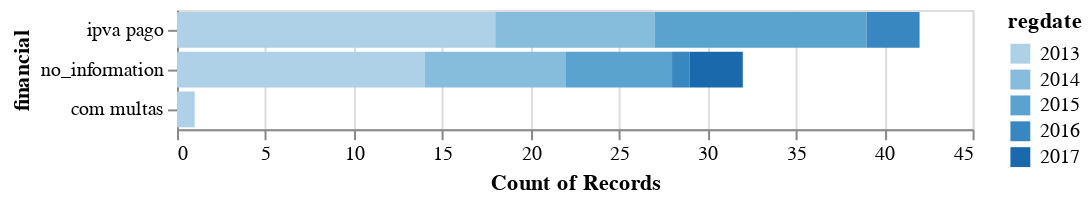

The notebook cell saved with this chart:
### Code cell
financial_regdate(df)

### Figure 1 — Vega-Lite specification as saved in the notebook (floating-point values rounded to 4 significant figures)
{"config": {"view": {"continuousWidth": 400, "continuousHeight": 300}}, "data": {"name": "data-31d66b30673757fd7707bbc3981cf8e4"}, "mark": "bar", "encoding": {"color": {"type": "ordinal", "field": "regdate"}, "tooltip": [{"type": "quantitative", "field": "regdate"}, {"type": "quantitative", "aggregate": "count"}], "x": {"type": "quantitative", "aggregate": "count"}, "y": {"type": "nominal", "field": "financial", "sort": {"encoding": "x", "order": "descending"}}}, "selection": {"selector002": {"type": "interval", "bind": "scales", "encodings": ["x", "y"]}}, "$schema": "https://vega.github.io/schema/vega-lite/v4.8.1.json", "datasets": {"data-31d66b30673757fd7707bbc3981cf8e4": [{"brand": "ford", "model": "fiesta", "version": "fiesta sedan se 1.6 8v flex 4p", "gearbox": "manual", "cartype": "passeio", "regdate": 2013, "mileage": 100, "motorpower": "1.6", "fuel": "flex", "car_steering": "hidráulica", "carcolor": "branco", "doors": "4 portas", "financial": "no_information", "vidro elétrico": 1.0, "air bag": 0.0, "trava elétrica": 1.0, "ar condicionado": 1.0, "direção hidráulica": 1.0, "alarme": 1.0, "som": 0.0, "sensor de ré": 0.0}, {"brand": "ford", "model": "ka", "version": "ka 1.0 se se plus tivct flex 5p", "gearbox": "manual", "cartype": "passeio", "regdate": 2015, "mileage": 58000, "motorpower": "1.0", "fuel": "flex", "car_steering": "elétrica", "carcolor": "prata", "doors": "4 portas", "financial": "ipva pago", "vidro elétrico": 1.0, "air bag": 1.0, "trava elétrica": 1.0, "ar condicionado": 1.0, "direção hidráulica": 0.0, "alarme": 1.0, "som": 1.0, "sensor de ré": 0.0}, {"brand": "ford", "model": "fiesta", "version": "fiesta 1.6 8v flex class 1.6 8v flex 5p", "gearbox": "manual", "cartype": "hatch", "regdate": 2013, "mileage": 70000, "motorpower": "1.6", "fuel": "flex", "car_steering": "hidráulica", "carcolor": "prata", "doors": "4 portas", "financial": "ipva pago", "vidro elétrico": 1.0, "air bag": 1.0, "trava elétrica": 1.0, "ar condicionado": 1.0, "direção hidráulica": 1.0, "alarme": 1.0, "som": 1.0, "sensor de ré": 0.0}, {"brand": "ford", "model": "fiesta", "version": "fiesta sed. 1.6 8v flex 4p", "gearbox": "no_information", "cartype": "sedã", "regdate": 2013, "mileage": 60719, "motorpower": "1.6", "fuel": "flex", "car_steering": "hidráulica", "carcolor": "prata", "doors": "4 portas", "financial": "ipva pago", "vidro elétrico": 1.0, "air bag": 0.0, "trava elétrica": 1.0, "ar condicionado": 1.0, "direção hidráulica": 1.0, "alarme": 1.0, "som": 0.0, "sensor de ré": 0.0}, {"brand": "ford", "model": "ka", "version": "ka 1.0i 3p", "gearbox": "manual", "cartype": "no_information", "regdate": 2015, "mileage": 57000, "motorpower": "1.0", "fuel": "flex", "car_steering": "elétrica", "carcolor": "preto", "doors": "4 portas", "financial": "ipva pago", "vidro elétrico": 1.0, "air bag": 1.0, "trava elétrica": 1.0, "ar condicionado": 1.0, "direção hidráulica": 1.0, "alarme": 1.0, "som": 1.0, "sensor de ré": 0.0}, {"brand": "ford", "model": "ka", "version": "ka 1.0 tecno 8v flex 3p", "gearbox": "manual", "cartype": "hatch", "regdate": 2015, "mileage": 85000, "motorpower": "1.0", "fuel": "flex", "car_steering": "elétrica", "carcolor": "branco", "doors": "4 portas", "financial": "no_information", "vidro elétrico": 1.0, "air bag": 1.0, "trava elétrica": 1.0, "ar condicionado": 1.0, "direção hidráulica": 1.0, "alarme": 1.0, "som": 1.0, "sensor de ré": 1.0}, {"brand": "ford", "model": "fiesta", "version": "fiesta 1.0 8v flex class 1.0 8v flex 5p", "gearbox": "manual", "cartype": "hatch", "regdate": 2013, "mileage": 70000, "motorpower": "1.0", "fuel": "flex", "car_steering": "hidráulica", "carcolor": "prata", "doors": "4 portas", "financial": "ipva pago", "vidro elétrico": 1.0, "air bag": 0.0, "trava elétrica": 1.0, "ar condicionado": 1.0, "direção hidráulica": 1.0, "alarme": 1.0, "som": 1.0, "sensor de ré": 0.0}, {"brand": "ford", "model": "focus", "version": "focus 1.6 s se se plus flex 8v 16v  5p", "gearbox": "manual", "cartype": "no_information", "regdate": 2013, "mileage": 62000, "motorpower": "1.6", "fuel": "flex", "car_steering": "hidráulica", "carcolor": "verde", "doors": "no_information", "financial": "no_information", "vidro elétrico": 1.0, "air bag": 1.0, "trava elétrica": 1.0, "ar condicionado": 1.0, "direção hidráulica": 1.0, "alarme": 1.0, "som": 1.0, "sensor de ré": 0.0}, {"brand": "ford", "model": "fiesta", "version": "fiesta sed. 1.6 8v flex 4p", "gearbox": "manual", "cartype": "sedã", "regdate": 2014, "mileage": 78000, "motorpower": "1.6", "fuel": "flex", "car_steering": "hidráulica", "carcolor": "prata", "doors": "4 portas", "financial": "ipva pago", "vidro elétrico": 1.0, "air bag": 0.0, "trava elétrica": 1.0, "ar condicionado": 1.0, "direção hidráulica": 1.0, "alarme": 1.0, "som": 1.0, "sensor de ré": 1.0}, {"brand": "ford", "model": "focus", "version": "focus 2.0 16v  2.0 16v flex 5p", "gearbox": "automático", "cartype": "hatch", "regdate": 2013, "mileage": 85000, "motorpower": "2.0-2.9", "fuel": "flex", "car_steering": "hidráulica", "carcolor": "branco", "doors": "4 portas", "financial": "no_information", "vidro elétrico": 1.0, "air bag": 1.0, "trava elétrica": 1.0, "ar condicionado": 1.0, "direção hidráulica": 1.0, "alarme": 1.0, "som": 1.0, "sensor de ré": 1.0}, {"brand": "ford", "model": "fiesta", "version": "no_information", "gearbox": "manual", "cartype": "passeio", "regdate": 2014, "mileage": 66090, "motorpower": "1.0", "fuel": "flex", "car_steering": "hidráulica", "carcolor": "vermelho", "doors": "4 portas", "financial": "no_information", "vidro elétrico": 1.0, "air bag": 1.0, "trava elétrica": 1.0, "ar condicionado": 1.0, "direção hidráulica": 0.0, "alarme": 1.0, "som": 0.0, "sensor de ré": 0.0}, {"brand": "ford", "model": "ka", "version": "ka 1.5 16v flex 5p", "gearbox": "manual", "cartype": "sedã", "regdate": 2016, "mileage": 50415, "motorpower": "1.5", "fuel": "flex", "car_steering": "elétrica", "carcolor": "branco", "doors": "4 portas", "financial": "no_information", "vidro elétrico": 1.0, "air bag": 1.0, "trava elétrica": 1.0, "ar condicionado": 1.0, "direção hidráulica": 1.0, "alarme": 1.0, "som": 1.0, "sensor de ré": 1.0}, {"brand": "ford", "model": "fiesta", "version": "fiesta 1.5 16v flex mec. 5p", "gearbox": "manual", "cartype": "hatch", "regdate": 2014, "mileage": 70000, "motorpower": "1.5", "fuel": "flex", "car_steering": "elétrica", "carcolor": "no_information", "doors": "4 portas", "financial": "ipva pago", "vidro elétrico": 1.0, "air bag": 1.0, "trava elétrica": 1.0, "ar condicionado": 1.0, "direção hidráulica": 0.0, "alarme": 1.0, "som": 1.0, "sensor de ré": 0.0}, {"brand": "ford", "model": "fiesta", "version": "fiesta se 1.0 8v flex 5p", "gearbox": "manual", "cartype": "hatch", "regdate": 2014, "mileage": 45585, "motorpower": "1.0", "fuel": "flex", "car_steering": "hidráulica", "carcolor": "prata", "doors": "4 portas", "financial": "ipva pago", "vidro elétrico": 1.0, "air bag": 1.0, "trava elétrica": 1.0, "ar condicionado": 1.0, "direção hidráulica": 1.0, "alarme": 1.0, "som": 1.0, "sensor de ré": 0.0}, {"brand": "ford", "model": "ka", "version": "ka 1.0 sel tivct flex 5p", "gearbox": "manual", "cartype": "no_information", "regdate": 2015, "mileage": 70000, "motorpower": "1.0", "fuel": "flex", "car_steering": "elétrica", "carcolor": "preto", "doors": "4 portas", "financial": "ipva pago", "vidro elétrico": 1.0, "air bag": 1.0, "trava elétrica": 1.0, "ar condicionado": 1.0, "direção hidráulica": 1.0, "alarme": 1.0, "som": 1.0, "sensor de ré": 0.0}, {"brand": "ford", "model": "fiesta", "version": "fiesta class 1.0 4p", "gearbox": "manual", "cartype": "no_information", "regdate": 2013, "mileage": 70000, "motorpower": "1.0", "fuel": "flex", "car_steering": "hidráulica", "carcolor": "preto", "doors": "4 portas", "financial": "ipva pago", "vidro elétrico": 0.0, "air bag": 0.0, "trava elétrica": 0.0, "ar condicionado": 0.0, "direção hidráulica": 0.0, "alarme": 0.0, "som": 0.0, "sensor de ré": 0.0}, {"brand": "ford", "model": "ka", "version": "no_information", "gearbox": "manual", "cartype": "passeio", "regdate": 2015, "mileage": 58000, "motorpower": "1.0", "fuel": "flex", "car_steering": "hidráulica", "carcolor": "preto", "doors": "4 portas", "financial": "ipva pago", "vidro elétrico": 1.0, "air bag": 1.0, "trava elétrica": 1.0, "ar condicionado": 1.0, "direção hidráulica": 1.0, "alarme": 0.0, "som": 1.0, "sensor de ré": 0.0}, {"brand": "ford", "model": "fiesta", "version": "fiesta 1.6 8v flex class 1.6 8v flex 5p", "gearbox": "manual", "cartype": "hatch", "regdate": 2013, "mileage": 79068, "motorpower": "no_information", "fuel": "flex", "car_steering": "no_information", "carcolor": "no_information", "doors": "2 portas", "financial": "no_information", "vidro elétrico": 0.0, "air bag": 0.0, "trava elétrica": 0.0, "ar condicionado": 0.0, "direção hidráulica": 0.0, "alarme": 0.0, "som": 0.0, "sensor de ré": 0.0}, {"brand": "ford", "model": "fiesta", "version": "fiesta sedan se 1.6 8v flex 4p", "gearbox": "manual", "cartype": "sedã", "regdate": 2013, "mileage": 60719, "motorpower": "1.6", "fuel": "flex", "car_steering": "hidráulica", "carcolor": "preto", "doors": "4 portas", "financial": "ipva pago", "vidro elétrico": 1.0, "air bag": 0.0, "trava elétrica": 1.0, "ar condicionado": 1.0, "direção hidráulica": 1.0, "alarme": 1.0, "som": 0.0, "sensor de ré": 0.0}, {"brand": "ford", "model": "fiesta", "version": "fiesta 1.6 8v flex class 1.6 8v flex 5p", "gearbox": "manual", "cartype": "hatch", "regdate": 2013, "mileage": 96000, "motorpower": "1.6", "fuel": "flex", "car_steering": "hidráulica", "carcolor": "preto", "doors": "4 portas", "financial": "ipva pago", "vidro elétrico": 1.0, "air bag": 0.0, "trava elétrica": 1.0, "ar condicionado": 1.0, "direção hidráulica": 1.0, "alarme": 0.0, "som": 1.0, "sensor de ré": 1.0}, {"brand": "ford", "model": "fiesta", "version": "fiesta 1.6 8v flex class 1.6 8v flex 5p", "gearbox": "manual", "cartype": "passeio", "regdate": 2013, "mileage": 71000, "motorpower": "1.6", "fuel": "flex", "car_steering": "hidráulica", "carcolor": "prata", "doors": "4 portas", "financial": "ipva pago", "vidro elétrico": 1.0, "air bag": 0.0, "trava elétrica": 1.0, "ar condicionado": 1.0, "direção hidráulica": 1.0, "alarme": 1.0, "som": 1.0, "sensor de ré": 1.0}, {"brand": "ford", "model": "ka", "version": "ka 1.0 8v 1.0 8v st flex 3p", "gearbox": "manual", "cartype": "hatch", "regdate": 2013, "mileage": 70000, "motorpower": "1.0", "fuel": "flex", "car_steering": "hidráulica", "carcolor": "preto", "doors": "4 portas", "financial": "ipva pago", "vidro elétrico": 1.0, "air bag": 0.0, "trava elétrica": 1.0, "ar condicionado": 1.0, "direção hidráulica": 1.0, "alarme": 1.0, "som": 0.0, "sensor de ré": 0.0}, {"brand": "ford", "model": "ka", "version": "no_information", "gearbox": "manual", "cartype": "passeio", "regdate": 2017, "mileage": 70000, "motorpower": "1.0", "fuel": "flex", "car_steering": "elétrica", "carcolor": "preto", "doors": "4 portas", "financial": "no_information", "vidro elétrico": 1.0, "air bag": 1.0, "trava elétrica": 1.0, "ar condicionado": 1.0, "direção hidráulica": 0.0, "alarme": 1.0, "som": 0.0, "sensor de ré": 0.0}, {"brand": "ford", "model": "ka", "version": "ka 1.0 se se plus tivct flex 5p", "gearbox": "manual", "cartype": "hatch", "regdate": 2015, "mileage": 70000, "motorpower": "1.0", "fuel": "flex", "car_steering": "hidráulica", "carcolor": "branco", "doors": "4 portas", "financial": "no_information", "vidro elétrico": 1.0, "air bag": 0.0, "trava elétrica": 1.0, "ar condicionado": 1.0, "direção hidráulica": 1.0, "alarme": 1.0, "som": 1.0, "sensor de ré": 0.0}, {"brand": "ford", "model": "ka", "version": "ka 1.0 sel tivct flex 5p", "gearbox": "manual", "cartype": "hatch", "regdate": 2015, "mileage": 75000, "motorpower": "1.0", "fuel": "flex", "car_steering": "elétrica", "carcolor": "prata", "doors": "4 portas", "financial": "ipva pago", "vidro elétrico": 1.0, "air bag": 1.0, "trava elétrica": 1.0, "ar condicionado": 1.0, "direção hidráulica": 1.0, "alarme": 1.0, "som": 1.0, "sensor de ré": 0.0}, {"brand": "ford", "model": "fiesta", "version": "fiesta 1.0 8v flex class 1.0 8v flex 5p", "gearbox": "manual", "cartype": "hatch", "regdate": 2014, "mileage": 82380, "motorpower": "1.0", "fuel": "flex", "car_steering": "hidráulica", "carcolor": "branco", "doors": "4 portas", "financial": "no_information", "vidro elétrico": 1.0, "air bag": 1.0, "trava elétrica": 1.0, "ar condicionado": 1.0, "direção hidráulica": 1.0, "alarme": 1.0, "som": 1.0, "sensor de ré": 1.0}, {"brand": "ford", "model": "fiesta", "version": "no_information", "gearbox": "no_information", "cartype": "no_information", "regdate": 2013, "mileage": 87000, "motorpower": "no_information", "fuel": "flex", "car_steering": "hidráulica", "carcolor": "no_information", "doors": "4 portas", "financial": "ipva pago", "vidro elétrico": 1.0, "air bag": 0.0, "trava elétrica": 1.0, "ar condicionado": 1.0, "direção hidráulica": 1.0, "alarme": 1.0, "som": 1.0, "sensor de ré": 0.0}, {"brand": "ford", "model": "ka", "version": "no_information", "gearbox": "manual", "cartype": "passeio", "regdate": 2017, "mileage": 7800, "motorpower": "1.0", "fuel": "flex", "car_steering": "hidráulica", "carcolor": "vermelho", "doors": "4 portas", "financial": "no_information", "vidro elétrico": 1.0, "air bag": 1.0, "trava elétrica": 1.0, "ar condicionado": 1.0, "direção hidráulica": 0.0, "alarme": 1.0, "som": 0.0, "sensor de ré": 0.0}, {"brand": "ford", "model": "ka", "version": "ka 1.0 8v 1.0 8v st flex 3p", "gearbox": "manual", "cartype": "no_information", "regdate": 2013, "mileage": 85000, "motorpower": "no_information", "fuel": "flex", "car_steering": "no_information", "carcolor": "no_information", "doors": "no_information", "financial": "ipva pago", "vidro elétrico": 0.0, "air bag": 0.0, "trava elétrica": 0.0, "ar condicionado": 0.0, "direção hidráulica": 0.0, "alarme": 0.0, "som": 0.0, "sensor de ré": 0.0}, {"brand": "ford", "model": "focus", "version": "focus 1.6 s se se plus flex 8v 16v  5p", "gearbox": "manual", "cartype": "hatch", "regdate": 2013, "mileage": 78000, "motorpower": "1.6", "fuel": "flex", "car_steering": "hidráulica", "carcolor": "prata", "doors": "4 portas", "financial": "ipva pago", "vidro elétrico": 1.0, "air bag": 1.0, "trava elétrica": 1.0, "ar condicionado": 1.0, "direção hidráulica": 1.0, "alarme": 1.0, "som": 1.0, "sensor de ré": 1.0}, {"brand": "ford", "model": "fiesta", "version": "fiesta 1.6 16v flex mec. 5p", "gearbox": "manual", "cartype": "hatch", "regdate": 2013, "mileage": 34000, "motorpower": "1.6", "fuel": "flex", "car_steering": "hidráulica", "carcolor": "branco", "doors": "4 portas", "financial": "ipva pago", "vidro elétrico": 1.0, "air bag": 0.0, "trava elétrica": 1.0, "ar condicionado": 1.0, "direção hidráulica": 0.0, "alarme": 1.0, "som": 0.0, "sensor de ré": 0.0}, {"brand": "ford", "model": "fiesta", "version": "fiesta se 1.6 8v flex 5p", "gearbox": "manual", "cartype": "passeio", "regdate": 2014, "mileage": 60000, "motorpower": "no_information", "fuel": "flex", "car_steering": "no_information", "carcolor": "no_information", "doors": "4 portas", "financial": "no_information", "vidro elétrico": 1.0, "air bag": 1.0, "trava elétrica": 1.0, "ar condicionado": 1.0, "direção hidráulica": 1.0, "alarme": 1.0, "som": 0.0, "sensor de ré": 0.0}, {"brand": "ford", "model": "fiesta", "version": "fiesta sedan se 1.6 8v flex 4p", "gearbox": "manual", "cartype": "sedã", "regdate": 2014, "mileage": 81000, "motorpower": "1.6", "fuel": "flex", "car_steering": "hidráulica", "carcolor": "preto", "doors": "4 portas", "financial": "ipva pago", "vidro elétrico": 1.0, "air bag": 1.0, "trava elétrica": 1.0, "ar condicionado": 1.0, "direção hidráulica": 1.0, "alarme": 1.0, "som": 1.0, "sensor de ré": 0.0}, {"brand": "ford", "model": "fiesta", "version": "no_information", "gearbox": "manual", "cartype": "passeio", "regdate": 2013, "mileage": 79990, "motorpower": "1.0", "fuel": "flex", "car_steering": "hidráulica", "carcolor": "prata", "doors": "4 portas", "financial": "no_information", "vidro elétrico": 1.0, "air bag": 1.0, "trava elétrica": 1.0, "ar condicionado": 1.0, "direção hidráulica": 0.0, "alarme": 1.0, "som": 0.0, "sensor de ré": 0.0}, {"brand": "ford", "model": "fiesta", "version": "1.0 rocam se plus hatch 8v flex 4p manual", "gearbox": "manual", "cartype": "hatch", "regdate": 2013, "mileage": 92500, "motorpower": "1.0", "fuel": "flex", "car_steering": "hidráulica", "carcolor": "branco", "doors": "no_information", "financial": "no_information", "vidro elétrico": 1.0, "air bag": 0.0, "trava elétrica": 0.0, "ar condicionado": 1.0, "direção hidráulica": 0.0, "alarme": 0.0, "som": 1.0, "sensor de ré": 0.0}, {"brand": "volkswagen", "model": "spacefox", "version": "no_information", "gearbox": "manual", "cartype": "passeio", "regdate": 2013, "mileage": 60719, "motorpower": "1.6", "fuel": "flex", "car_steering": "hidráulica", "carcolor": "preto", "doors": "4 portas", "financial": "no_information", "vidro elétrico": 1.0, "air bag": 1.0, "trava elétrica": 1.0, "ar condicionado": 1.0, "direção hidráulica": 0.0, "alarme": 1.0, "som": 0.0, "sensor de ré": 0.0}, {"brand": "volkswagen", "model": "gol", "version": "gol comfortline 1.6 t. flex 8v 5p", "gearbox": "manual", "cartype": "passeio", "regdate": 2015, "mileage": 60719, "motorpower": "1.6", "fuel": "flex", "car_steering": "hidráulica", "carcolor": "preto", "doors": "4 portas", "financial": "no_information", "vidro elétrico": 1.0, "air bag": 1.0, "trava elétrica": 1.0, "ar condicionado": 1.0, "direção hidráulica": 0.0, "alarme": 1.0, "som": 0.0, "sensor de ré": 0.0}, {"brand": "volkswagen", "model": "gol", "version": "no_information", "gearbox": "manual", "cartype": "passeio", "regdate": 2013, "mileage": 77000, "motorpower": "1.0", "fuel": "flex", "car_steering": "hidráulica", "carcolor": "cinza", "doors": "4 portas", "financial": "no_information", "vidro elétrico": 1.0, "air bag": 1.0, "trava elétrica": 1.0, "ar condicionado": 1.0, "direção hidráulica": 0.0, "alarme": 0.0, "som": 0.0, "sensor de ré": 0.0}, {"brand": "volkswagen", "model": "gol", "version": "gol 1.0 trend  power 8v 4p", "gearbox": "manual", "cartype": "hatch", "regdate": 2014, "mileage": 88000, "motorpower": "1.0", "fuel": "flex", "car_steering": "hidráulica", "carcolor": "prata", "doors": "4 portas", "financial": "ipva pago", "vidro elétrico": 1.0, "air bag": 0.0, "trava elétrica": 1.0, "ar condicionado": 1.0, "direção hidráulica": 1.0, "alarme": 1.0, "som": 1.0, "sensor de ré": 0.0}, {"brand": "volkswagen", "model": "fox", "version": "fox comfortline 1.0 flex 8v 5p", "gearbox": "manual", "cartype": "passeio", "regdate": 2015, "mileage": 47, "motorpower": "1.0", "fuel": "flex", "car_steering": "hidráulica", "carcolor": "vermelho", "doors": "4 portas", "financial": "ipva pago", "vidro elétrico": 1.0, "air bag": 1.0, "trava elétrica": 1.0, "ar condicionado": 1.0, "direção hidráulica": 1.0, "alarme": 1.0, "som": 1.0, "sensor de ré": 1.0}, {"brand": "volkswagen", "model": "gol", "version": "gol trendline 1.0 t.flex 12v 5p", "gearbox": "manual", "cartype": "hatch", "regdate": 2017, "mileage": 101, "motorpower": "1.0", "fuel": "flex", "car_steering": "hidráulica", "carcolor": "branco", "doors": "4 portas", "financial": "no_information", "vidro elétrico": 1.0, "air bag": 1.0, "trava elétrica": 1.0, "ar condicionado": 1.0, "direção hidráulica": 1.0, "alarme": 1.0, "som": 0.0, "sensor de ré": 0.0}, {"brand": "volkswagen", "model": "fox", "version": "fox trendline 1.0 flex 8v 5p", "gearbox": "manual", "cartype": "passeio", "regdate": 2014, "mileage": 68, "motorpower": "1.0", "fuel": "flex", "car_steering": "hidráulica", "carcolor": "no_information", "doors": "4 portas", "financial": "no_information", "vidro elétrico": 1.0, "air bag": 1.0, "trava elétrica": 1.0, "ar condicionado": 1.0, "direção hidráulica": 1.0, "alarme": 1.0, "som": 1.0, "sensor de ré": 1.0}, {"brand": "volkswagen", "model": "gol", "version": "gol city  trend  titan 1.0 t. flex 8v 4p", "gearbox": "manual", "cartype": "hatch", "regdate": 2015, "mileage": 55000, "motorpower": "1.0", "fuel": "flex", "car_steering": "hidráulica", "carcolor": "prata", "doors": "4 portas", "financial": "ipva pago", "vidro elétrico": 1.0, "air bag": 1.0, "trava elétrica": 1.0, "ar condicionado": 1.0, "direção hidráulica": 1.0, "alarme": 1.0, "som": 1.0, "sensor de ré": 0.0}, {"brand": "volkswagen", "model": "no_information", "version": "no_information", "gearbox": "no_information", "cartype": "hatch", "regdate": 2014, "mileage": 52000, "motorpower": "1.0", "fuel": "flex", "car_steering": "no_information", "carcolor": "prata", "doors": "4 portas", "financial": "ipva pago", "vidro elétrico": 1.0, "air bag": 0.0, "trava elétrica": 1.0, "ar condicionado": 1.0, "direção hidráulica": 1.0, "alarme": 0.0, "som": 0.0, "sensor de ré": 0.0}, {"brand": "volkswagen", "model": "gol", "version": "gol 1.0 trend  power 8v 4p", "gearbox": "manual", "cartype": "hatch", "regdate": 2013, "mileage": 83000, "motorpower": "1.0", "fuel": "flex", "car_steering": "hidráulica", "carcolor": "cinza", "doors": "4 portas", "financial": "ipva pago", "vidro elétrico": 1.0, "air bag": 0.0, "trava elétrica": 1.0, "ar condicionado": 1.0, "direção hidráulica": 1.0, "alarme": 0.0, "som": 1.0, "sensor de ré": 0.0}, {"brand": "volkswagen", "model": "voyage", "version": "voyage 1.6 1.6 city  mi total flex 8v 4p", "gearbox": "manual", "cartype": "sedã", "regdate": 2015, "mileage": 68000, "motorpower": "1.6", "fuel": "flex", "car_steering": "hidráulica", "carcolor": "cinza", "doors": "4 portas", "financial": "ipva pago", "vidro elétrico": 1.0, "air bag": 1.0, "trava elétrica": 1.0, "ar condicionado": 1.0, "direção hidráulica": 1.0, "alarme": 0.0, "som": 0.0, "sensor de ré": 0.0}, {"brand": "volkswagen", "model": "fox", "version": "no_information", "gearbox": "manual", "cartype": "passeio", "regdate": 2014, "mileage": 29234, "motorpower": "1.6", "fuel": "flex", "car_steering": "hidráulica", "carcolor": "vermelho", "doors": "4 portas", "financial": "no_information", "vidro elétrico": 1.0, "air bag": 1.0, "trava elétrica": 1.0, "ar condicionado": 1.0, "direção hidráulica": 0.0, "alarme": 1.0, "som": 0.0, "sensor de ré": 0.0}, {"brand": "volkswagen", "model": "gol", "version": "gol i motion comfort. 1.6 t. flex 8v 5p", "gearbox": "semiautomático", "cartype": "hatch", "regdate": 2015, "mileage": 1111, "motorpower": "1.6", "fuel": "flex", "car_steering": "hidráulica", "carcolor": "preto", "doors": "4 portas", "financial": "ipva pago", "vidro elétrico": 1.0, "air bag": 1.0, "trava elétrica": 1.0, "ar condicionado": 1.0, "direção hidráulica": 1.0, "alarme": 1.0, "som": 1.0, "sensor de ré": 0.0}, {"brand": "volkswagen", "model": "fox", "version": "fox 1.6 mi total flex 8v 5p", "gearbox": "manual", "cartype": "no_information", "regdate": 2013, "mileage": 81000, "motorpower": "1.6", "fuel": "flex", "car_steering": "hidráulica", "carcolor": "preto", "doors": "4 portas", "financial": "no_information", "vidro elétrico": 1.0, "air bag": 1.0, "trava elétrica": 1.0, "ar condicionado": 1.0, "direção hidráulica": 0.0, "alarme": 0.0, "som": 0.0, "sensor de ré": 0.0}, {"brand": "volkswagen", "model": "gol", "version": "gol  novo  1.0 mi total flex 8v 4p", "gearbox": "manual", "cartype": "hatch", "regdate": 2015, "mileage": 48660, "motorpower": "1.0", "fuel": "flex", "car_steering": "hidráulica", "carcolor": "branco", "doors": "4 portas", "financial": "no_information", "vidro elétrico": 1.0, "air bag": 0.0, "trava elétrica": 1.0, "ar condicionado": 1.0, "direção hidráulica": 1.0, "alarme": 1.0, "som": 0.0, "sensor de ré": 0.0}, {"brand": "volkswagen", "model": "gol", "version": "no_information", "gearbox": "manual", "cartype": "passeio", "regdate": 2013, "mileage": 88000, "motorpower": "1.0", "fuel": "flex", "car_steering": "hidráulica", "carcolor": "branco", "doors": "4 portas", "financial": "no_information", "vidro elétrico": 1.0, "air bag": 0.0, "trava elétrica": 0.0, "ar condicionado": 1.0, "direção hidráulica": 0.0, "alarme": 1.0, "som": 0.0, "sensor de ré": 0.0}, {"brand": "volkswagen", "model": "gol", "version": "gol trendline 1.0 t.flex 8v 5p", "gearbox": "manual", "cartype": "hatch", "regdate": 2016, "mileage": 45882, "motorpower": "1.0", "fuel": "flex", "car_steering": "hidráulica", "carcolor": "prata", "doors": "4 portas", "financial": "ipva pago", "vidro elétrico": 1.0, "air bag": 1.0, "trava elétrica": 1.0, "ar condicionado": 1.0, "direção hidráulica": 0.0, "alarme": 1.0, "som": 1.0, "sensor de ré": 0.0}, {"brand": "volkswagen", "model": "voyage", "version": "voyage  trendline 1.0 t.flex 8v 4p", "gearbox": "manual", "cartype": "sedã", "regdate": 2013, "mileage": 103000, "motorpower": "1.0", "fuel": "flex", "car_steering": "hidráulica", "carcolor": "preto", "doors": "4 portas", "financial": "no_information", "vidro elétrico": 1.0, "air bag": 0.0, "trava elétrica": 1.0, "ar condicionado": 1.0, "direção hidráulica": 1.0, "alarme": 1.0, "som": 0.0, "sensor de ré": 0.0}, {"brand": "volkswagen", "model": "voyage", "version": "voyage i motion trend 1.6 mi t. flex 8v", "gearbox": "manual", "cartype": "sedã", "regdate": 2013, "mileage": 192, "motorpower": "1.6", "fuel": "flex", "car_steering": "hidráulica", "carcolor": "branco", "doors": "4 portas", "financial": "com multas", "vidro elétrico": 1.0, "air bag": 1.0, "trava elétrica": 1.0, "ar condicionado": 1.0, "direção hidráulica": 1.0, "alarme": 1.0, "som": 1.0, "sensor de ré": 0.0}, {"brand": "volkswagen", "model": "voyage", "version": "voyage 1.0 1.0 city mi total flex 8v 4p", "gearbox": "manual", "cartype": "sedã", "regdate": 2013, "mileage": 90000, "motorpower": "1.0", "fuel": "flex", "car_steering": "hidráulica", "carcolor": "prata", "doors": "4 portas", "financial": "ipva pago", "vidro elétrico": 1.0, "air bag": 0.0, "trava elétrica": 1.0, "ar condicionado": 1.0, "direção hidráulica": 1.0, "alarme": 1.0, "som": 1.0, "sensor de ré": 1.0}, {"brand": "volkswagen", "model": "voyage", "version": "voyage 1.0 1.0 city mi total flex 8v 4p", "gearbox": "manual", "cartype": "sedã", "regdate": 2013, "mileage": 98000, "motorpower": "1.0", "fuel": "flex", "car_steering": "hidráulica", "carcolor": "prata", "doors": "4 portas", "financial": "no_information", "vidro elétrico": 0.0, "air bag": 0.0, "trava elétrica": 0.0, "ar condicionado": 0.0, "direção hidráulica": 0.0, "alarme": 0.0, "som": 0.0, "sensor de ré": 0.0}, {"brand": "volkswagen", "model": "voyage", "version": "voyage trendline 1.0 t.flex 12v 4p", "gearbox": "manual", "cartype": "hatch", "regdate": 2013, "mileage": 74154, "motorpower": "no_information", "fuel": "flex", "car_steering": "no_information", "carcolor": "no_information", "doors": "2 portas", "financial": "no_information", "vidro elétrico": 0.0, "air bag": 0.0, "trava elétrica": 0.0, "ar condicionado": 0.0, "direção hidráulica": 0.0, "alarme": 0.0, "som": 0.0, "sensor de ré": 0.0}, {"brand": "volkswagen", "model": "gol", "version": "no_information", "gearbox": "manual", "cartype": "passeio", "regdate": 2014, "mileage": 68000, "motorpower": "1.0", "fuel": "flex", "car_steering": "mecnica", "carcolor": "prata", "doors": "4 portas", "financial": "no_information", "vidro elétrico": 1.0, "air bag": 0.0, "trava elétrica": 1.0, "ar condicionado": 1.0, "direção hidráulica": 0.0, "alarme": 0.0, "som": 0.0, "sensor de ré": 0.0}, {"brand": "volkswagen", "model": "gol", "version": "gol  novo  1.0 mi total flex 8v 2p", "gearbox": "manual", "cartype": "hatch", "regdate": 2014, "mileage": 96000, "motorpower": "1.0", "fuel": "flex", "car_steering": "mecnica", "carcolor": "branco", "doors": "2 portas", "financial": "no_information", "vidro elétrico": 1.0, "air bag": 1.0, "trava elétrica": 1.0, "ar condicionado": 1.0, "direção hidráulica": 0.0, "alarme": 1.0, "som": 1.0, "sensor de ré": 0.0}, {"brand": "volkswagen", "model": "fox", "version": "fox rock in rio 1.6 mi total flex 8v 5p", "gearbox": "manual", "cartype": "hatch", "regdate": 2014, "mileage": 20000, "motorpower": "1.6", "fuel": "flex", "car_steering": "hidráulica", "carcolor": "azul", "doors": "4 portas", "financial": "ipva pago", "vidro elétrico": 1.0, "air bag": 1.0, "trava elétrica": 1.0, "ar condicionado": 1.0, "direção hidráulica": 1.0, "alarme": 1.0, "som": 0.0, "sensor de ré": 1.0}, {"brand": "volkswagen", "model": "gol", "version": "no_information", "gearbox": "manual", "cartype": "passeio", "regdate": 2014, "mileage": 88000, "motorpower": "1.0", "fuel": "flex", "car_steering": "hidráulica", "carcolor": "prata", "doors": "4 portas", "financial": "no_information", "vidro elétrico": 1.0, "air bag": 1.0, "trava elétrica": 1.0, "ar condicionado": 1.0, "direção hidráulica": 0.0, "alarme": 0.0, "som": 0.0, "sensor de ré": 0.0}, {"brand": "volkswagen", "model": "gol", "version": "no_information", "gearbox": "manual", "cartype": "passeio", "regdate": 2013, "mileage": 60719, "motorpower": "1.6", "fuel": "flex", "car_steering": "hidráulica", "carcolor": "branco", "doors": "4 portas", "financial": "no_information", "vidro elétrico": 1.0, "air bag": 1.0, "trava elétrica": 1.0, "ar condicionado": 1.0, "direção hidráulica": 0.0, "alarme": 1.0, "som": 0.0, "sensor de ré": 0.0}, {"brand": "volkswagen", "model": "fox", "version": "fox trendline 1.0 flex 12v 5p", "gearbox": "manual", "cartype": "passeio", "regdate": 2016, "mileage": 60000, "motorpower": "1.0", "fuel": "flex", "car_steering": "hidráulica", "carcolor": "branco", "doors": "4 portas", "financial": "ipva pago", "vidro elétrico": 1.0, "air bag": 1.0, "trava elétrica": 1.0, "ar condicionado": 1.0, "direção hidráulica": 1.0, "alarme": 1.0, "som": 1.0, "sensor de ré": 1.0}, {"brand": "volkswagen", "model": "up", "version": "no_information", "gearbox": "manual", "cartype": "passeio", "regdate": 2015, "mileage": 84612, "motorpower": "1.0", "fuel": "flex", "car_steering": "hidráulica", "carcolor": "branco", "doors": "4 portas", "financial": "no_information", "vidro elétrico": 1.0, "air bag": 1.0, "trava elétrica": 1.0, "ar condicionado": 1.0, "direção hidráulica": 0.0, "alarme": 1.0, "som": 0.0, "sensor de ré": 0.0}, {"brand": "volkswagen", "model": "up", "version": "up  move 1.0 total flex 12v 5p", "gearbox": "manual", "cartype": "hatch", "regdate": 2014, "mileage": 90000, "motorpower": "1.0", "fuel": "flex", "car_steering": "elétrica", "carcolor": "preto", "doors": "4 portas", "financial": "ipva pago", "vidro elétrico": 1.0, "air bag": 1.0, "trava elétrica": 1.0, "ar condicionado": 1.0, "direção hidráulica": 1.0, "alarme": 1.0, "som": 1.0, "sensor de ré": 0.0}, {"brand": "volkswagen", "model": "fox", "version": "fox 1.0 mi total flex 8v 3p", "gearbox": "manual", "cartype": "hatch", "regdate": 2013, "mileage": 61390, "motorpower": "1.0", "fuel": "flex", "car_steering": "hidráulica", "carcolor": "preto", "doors": "4 portas", "financial": "ipva pago", "vidro elétrico": 1.0, "air bag": 0.0, "trava elétrica": 1.0, "ar condicionado": 1.0, "direção hidráulica": 1.0, "alarme": 1.0, "som": 1.0, "sensor de ré": 1.0}, {"brand": "volkswagen", "model": "voyage", "version": "voyage 1.0 1.0 city mi total flex 8v 4p", "gearbox": "manual", "cartype": "sedã", "regdate": 2013, "mileage": 68000, "motorpower": "1.0", "fuel": "flex", "car_steering": "hidráulica", "carcolor": "preto", "doors": "4 portas", "financial": "ipva pago", "vidro elétrico": 1.0, "air bag": 0.0, "trava elétrica": 1.0, "ar condicionado": 1.0, "direção hidráulica": 1.0, "alarme": 1.0, "som": 1.0, "sensor de ré": 1.0}, {"brand": "volkswagen", "model": "fox", "version": "fox 1.0 mi total flex 8v 5p", "gearbox": "manual", "cartype": "hatch", "regdate": 2013, "mileage": 76000, "motorpower": "1.0", "fuel": "flex", "car_steering": "hidráulica", "carcolor": "verde", "doors": "4 portas", "financial": "ipva pago", "vidro elétrico": 1.0, "air bag": 0.0, "trava elétrica": 1.0, "ar condicionado": 1.0, "direção hidráulica": 1.0, "alarme": 1.0, "som": 1.0, "sensor de ré": 0.0}, {"brand": "volkswagen", "model": "gol", "version": "gol special  special xtreme 1.0 mi 2p", "gearbox": "manual", "cartype": "hatch", "regdate": 2015, "mileage": 83000, "motorpower": "1.0", "fuel": "flex", "car_steering": "hidráulica", "carcolor": "prata", "doors": "2 portas", "financial": "ipva pago", "vidro elétrico": 0.0, "air bag": 1.0, "trava elétrica": 0.0, "ar condicionado": 1.0, "direção hidráulica": 1.0, "alarme": 0.0, "som": 1.0, "sensor de ré": 0.0}, {"brand": "volkswagen", "model": "fox", "version": "no_information", "gearbox": "manual", "cartype": "passeio", "regdate": 2014, "mileage": 82000, "motorpower": "no_information", "fuel": "flex", "car_steering": "hidráulica", "carcolor": "preto", "doors": "no_information", "financial": "ipva pago", "vidro elétrico": 1.0, "air bag": 0.0, "trava elétrica": 1.0, "ar condicionado": 1.0, "direção hidráulica": 1.0, "alarme": 1.0, "som": 1.0, "sensor de ré": 0.0}, {"brand": "volkswagen", "model": "crossfox", "version": "crossfox 1.6 mi total flex 8v 5p", "gearbox": "manual", "cartype": "hatch", "regdate": 2013, "mileage": 77000, "motorpower": "1.6", "fuel": "flex", "car_steering": "hidráulica", "carcolor": "amarelo", "doors": "4 portas", "financial": "ipva pago", "vidro elétrico": 1.0, "air bag": 1.0, "trava elétrica": 1.0, "ar condicionado": 1.0, "direção hidráulica": 1.0, "alarme": 1.0, "som": 1.0, "sensor de ré": 1.0}, {"brand": "volkswagen", "model": "gol", "version": "no_information", "gearbox": "manual", "cartype": "passeio", "regdate": 2016, "mileage": 70000, "motorpower": "1.6", "fuel": "flex", "car_steering": "hidráulica", "carcolor": "branco", "doors": "4 portas", "financial": "ipva pago", "vidro elétrico": 1.0, "air bag": 1.0, "trava elétrica": 1.0, "ar condicionado": 1.0, "direção hidráulica": 1.0, "alarme": 1.0, "som": 1.0, "sensor de ré": 0.0}, {"brand": "volkswagen", "model": "voyage", "version": "voyage 1.6 msi flex 8v 4p", "gearbox": "manual", "cartype": "sedã", "regdate": 2015, "mileage": 68000, "motorpower": "1.6", "fuel": "flex", "car_steering": "hidráulica", "carcolor": "cinza", "doors": "4 portas", "financial": "ipva pago", "vidro elétrico": 1.0, "air bag": 0.0, "trava elétrica": 1.0, "ar condicionado": 1.0, "direção hidráulica": 1.0, "alarme": 1.0, "som": 1.0, "sensor de ré": 0.0}, {"brand": "volkswagen", "model": "gol", "version": "gol trendline 1.0 t.flex 8v 5p", "gearbox": "manual", "cartype": "hatch", "regdate": 2015, "mileage": 86000, "motorpower": "1.0", "fuel": "flex", "car_steering": "hidráulica", "carcolor": "preto", "doors": "4 portas", "financial": "ipva pago", "vidro elétrico": 1.0, "air bag": 1.0, "trava elétrica": 1.0, "ar condicionado": 1.0, "direção hidráulica": 1.0, "alarme": 1.0, "som": 1.0, "sensor de ré": 1.0}, {"brand": "volkswagen", "model": "fox", "version": "no_information", "gearbox": "manual", "cartype": "passeio", "regdate": 2015, "mileage": 79575, "motorpower": "1.0", "fuel": "flex", "car_steering": "hidráulica", "carcolor": "prata", "doors": "4 portas", "financial": "no_information", "vidro elétrico": 1.0, "air bag": 1.0, "trava elétrica": 1.0, "ar condicionado": 1.0, "direção hidráulica": 0.0, "alarme": 0.0, "som": 0.0, "sensor de ré": 0.0}]}}
